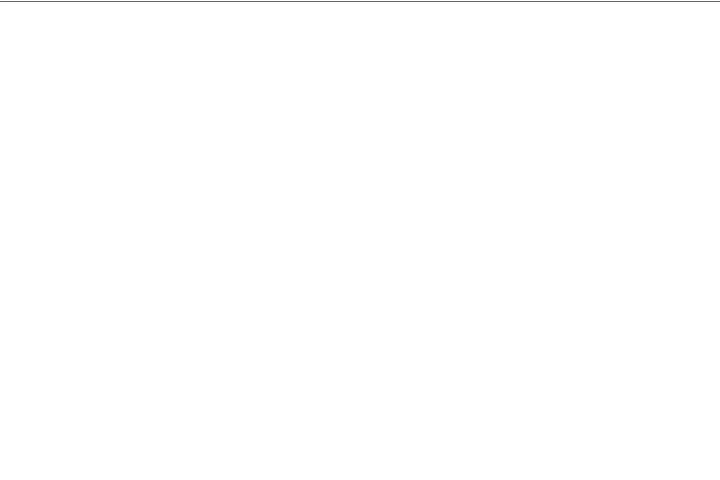
Frame 1 (no input)
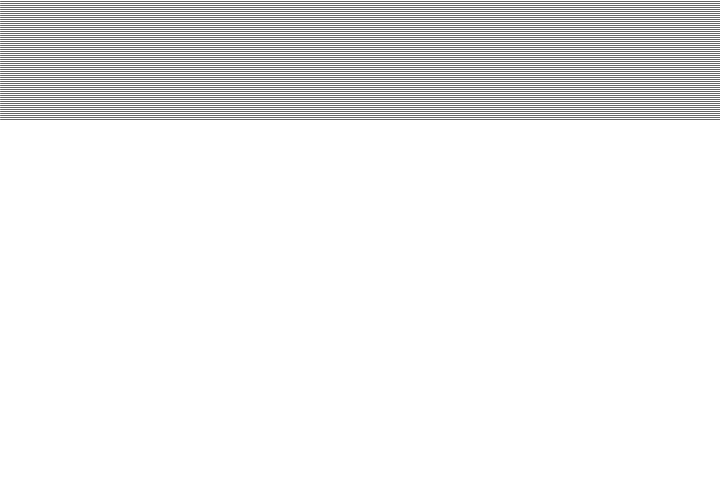
Frame 60 (the mouse pressed at the canvas centre just before this capture)
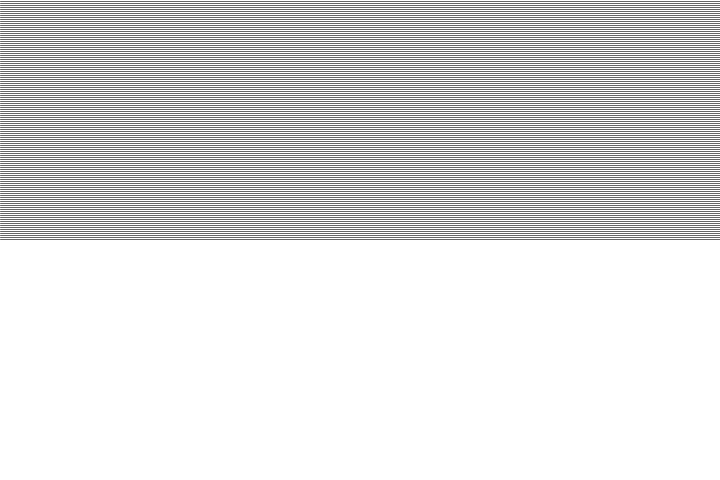
Frame 120 (the mouse held since frame 60 and released just before this capture)

The Processing sketch that drew these frames (run headless with seeded random() and noise(); from frame 60 on, the mouse is pressed at the canvas centre):

// Processing sketch: processing_38019
// ── processing_38019.pde

int lineY = -1;
int lineSmile = -2;
int lineSmileColor = 100;
int lineTwoY = -2;
float lineX = (width/2)-2;
float lineWidth = (width/2)+2;
int firstLinesColor = 100;
int redLineStart = 375;
//======================
//Setup
//======================
void setup() {
  size(720, 480);
  background(255);
}
//======================
//Draw
//======================
void draw() {
  //Lines
  lineY = lineY + 2;
  stroke(firstLinesColor);
  line(0, lineY, 720, lineY);

  //Second lines. If lines  are > 480, then new lines apear
  if (lineY > 480) {
    lineSmile = lineSmile + 2;
    stroke(lineSmileColor);
    line(lineX, lineSmile, lineWidth, lineSmile);
  }
  //Figure. If lines are < 100, then lines go white
  if (lineSmile < 100) {
    lineSmileColor = 255;
    lineX = (width/2)-1;
    lineWidth = (width/2)+1;
  }
  //Figure. If line are > 100, then lines go gray
  if (lineSmile > 101) {
    lineSmileColor = #E50000;
    lineX = lineX - 1;
    lineWidth = lineWidth + 1;
  }
  //Figure. If line are > 280, then lines go gray
  if (lineSmile > 280) {
    lineSmileColor = #E50000;
    lineX = lineX + 0.6;
    lineWidth = lineWidth - 0.6;
  }
  //Figure. If line are > 310, then lines go gray
  if (lineSmile > 300) {
    lineSmileColor = #E50000;
    lineX = lineX + 1;
    lineWidth = lineWidth - 1;
  }
  //Figure. If line are > 320, then lines go gray
  if (lineSmile > 320) {
    lineSmileColor = #E50000;
    lineX = lineX + 1.4;
    lineWidth = lineWidth - 1.4;
  }
  //Figure. If line are > 330, then lines go gray
  if (lineSmile > 340) {
    lineSmileColor = #E50000;
    lineX = lineX + 1.6;
    lineWidth = lineWidth - 1.6;
  }
  //Figure. If line are > 350, then lines go gray
  if (lineSmile > 370) {
    lineSmileColor = #E50000;
    lineX = lineX + 2.8;
    lineWidth = lineWidth - 2.8;
  }
  if (lineSmile > 375) {
    lineSmileColor = 255;
    redLineStart = redLineStart + 2;
    stroke(#E50000);
    line(0, redLineStart, 720, redLineStart);
  }
}
